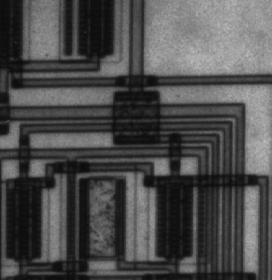
#> input picture Lab 5_Edge_Detection_STD/circuit.tif, 272 x 280 px
$ jupyter execute Lab_Edge_Detection_STD.ipynb   (shell and % lines are left out)
#> lines starting #> are read from the running program, lines starting #| are printed output that depends on the picture; after the words box and inside, x2 and y2 are one past the last pixel; in counts of white or black regions, pixels touching at a corner belong together
### Lab 5_Edge_Detection_STD/commonfunctions.py


import skimage.io as io
import matplotlib.pyplot as plt
import numpy as np
from skimage.exposure import histogram
from matplotlib.pyplot import bar
from skimage.color import rgb2gray,rgb2hsv

# Convolution:
from scipy.signal import convolve2d
from scipy import fftpack
import math

from skimage.util import random_noise
from skimage.filters import median , gaussian
from skimage.feature import canny


# Edges
from skimage.filters import sobel_h, sobel, sobel_v,roberts, prewitt

# Show the figures / plots inside the notebook
def show_images(images,titles=None):
    #This function is used to show image(s) with titles by sending an array of images and an array of associated titles.
    # images[0] will be drawn with the title titles[0] if exists
    # You aren't required to understand this function, use it as-is.
    n_ims = len(images)
    if titles is None: titles = ['(%d)' % i for i in range(1,n_ims + 1)]
    fig = plt.figure()
    n = 1
    for image,title in zip(images,titles):
        a = fig.add_subplot(1,n_ims,n)
        if image.ndim == 2:
            plt.gray()
        plt.imshow(image)
        a.set_title(title)
        n += 1
    fig.set_size_inches(np.array(fig.get_size_inches()) * n_ims)
    plt.show()


# [6 lines left out: function showHist, not called in this run]

### Lab 5_Edge_Detection_STD/Lab_Edge_Detection_STD.ipynb
# Lab 4 - part2
### Edge Detection

https://github.com/scikit-image/scikit-image/blob/master/skimage/filters/edges.py

http://scikit-image.org/docs/0.11.x/auto_examples/plot_edge_filter.html

http://scikit-image.org/docs/dev/auto_examples/edges/plot_canny.html

[cell 1]
from commonfunctions import *

[cell 2]
'''
1. Built-in Sobel, Prewill, Roberts
2. Custom Sobel (V-H-Both)
3. Custom LoG

'''

[cell 3]
# 1. Built-in Sobel, Prewill, Roberts


img = io.imread('circuit.tif')
#> img is the input picture: shape (280, 272); min 12, max 191, mean 76.3
img.shape
sobel_img = sobel(img)
sobel_h_img = sobel_h(img)
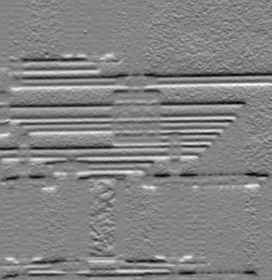
#> sobel_h_img: shape (280, 272) float64; min -0.287, max 0.268, mean -0.00183; drawn with min black and max white
sobel_v_img = sobel_v(img)
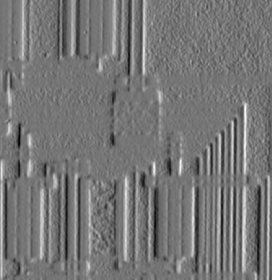
#> sobel_v_img: shape (280, 272) float64; min -0.272, max 0.318, mean 0.00226; drawn with min black and max white
prewitt_img = prewitt(img, )
roberts_img = roberts(img)
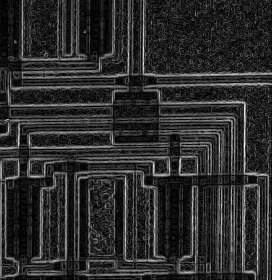
#> roberts_img: shape (280, 272) float64; min 0, max 0.208, mean 0.0363; drawn with min black and max white
canny_img = canny(img, sigma = 1.5)
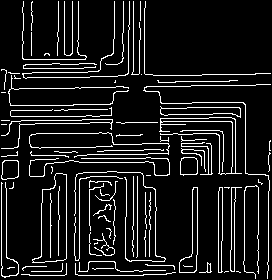
#> canny_img: shape (280, 272) bool; 10.3% white in thin lines or dots

show_images([img],['Original'])
#> in show_images, `n_ims = len(images)`: n_ims = 1
#> the loop in show_images, `for image,title in zip(images,titles):` made 1 pass
#> (title, n) on pass 1: ('Original', 2)
#> after the loop in show_images, `for image,title in zip(images,titles):`: n = 2
show_images([sobel_h_img,sobel_v_img,sobel_img],[ 'Sobel H','Sobel V','Sobel'])
#> the loop in show_images (call 2), `for image,title in zip(images,titles):` made 3 passes
#> title on passes 1 to 3: 'Sobel H', 'Sobel V', 'Sobel'
show_images([prewitt_img,roberts_img],[ 'Prewitt','Roberts'])
show_images([canny_img],[ 'Canny'])

[cell 4]
#  THE EXAPLE OBTAINED FROM THE FOLLOWING LINK:

import numpy as np
import matplotlib.pyplot as plt
from scipy import ndimage as ndi
from skimage.util import random_noise
from skimage import feature


# Generate noisy image of a square
image = np.zeros((128, 128), dtype=float)
image[32:-32, 32:-32] = 1

image = ndi.rotate(image, 15, mode='constant')
image = ndi.gaussian_filter(image, 4)
image = random_noise(image, mode='speckle', mean=0.1)

# Compute the Canny filter for two values of sigma
edges1 = feature.canny(image)
edges2 = feature.canny(image, sigma=3)

# display results
fig, ax = plt.subplots(nrows=1, ncols=3, figsize=(8, 3))

ax[0].imshow(image, cmap='gray')
ax[0].set_title('noisy image', fontsize=20)

ax[1].imshow(edges1, cmap='gray')
ax[1].set_title(r'Canny filter, $\sigma=1$', fontsize=20)

ax[2].imshow(edges2, cmap='gray')
ax[2].set_title(r'Canny filter, $\sigma=3$', fontsize=20)

for a in ax:
    a.axis('off')
#> this loop made 3 passes

fig.tight_layout()
plt.show()
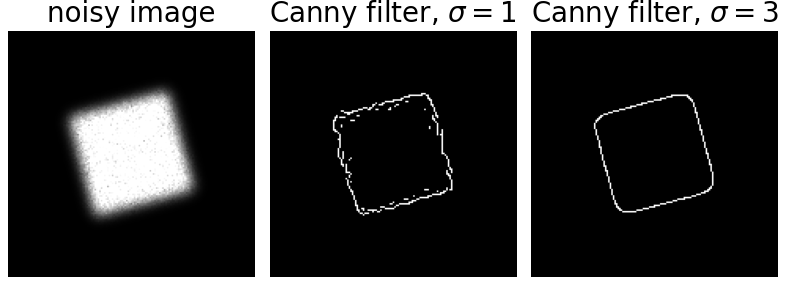
#> figure drawn by matplotlib, 3 panels

[cell 5]
# 2. Custom Sobel (V-H-Both)

img = io.imread('circuit.tif')
hy = np.array([
    [-1,0,1],
    [-2,0,2],
    [-1,0,1]
])

hx = np.array([
    [-1,-2,-1],
    [0, 0, 0],
    [1, 2, 1]
])

x_image = convolve2d(img, hx)
y_image = convolve2d(img, hy)
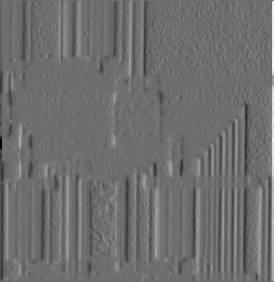
#> y_image: shape (282, 274) int64; min -523, max 681, mean 0; drawn with min black and max white
show_images([x_image,y_image],[ 'Sobel H','Sobel V'])


xy_image = np.sqrt(x_image**2 + y_image**2)
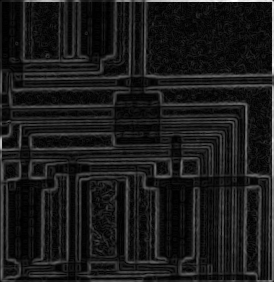
#> xy_image: shape (282, 274) float64; min 0, max 681, mean 71.1; drawn with min black and max white


#  Tresholding
xy_image_t = xy_image.copy()
xy_image_t[xy_image_t < 10] = 0
#> xy_image_t: shape (282, 274) float64; 6.23% of pixels changed, all inside (x1, y1, x2, y2) = (2, 2, 272, 280)
show_images([xy_image, xy_image_t],['Sobel Both before Tresholding' ,'Sobel Both after Tresholding'])

[cell 6]
# 3. Custom LoG
thres= 10
sigma = .6
from skimage.util import img_as_ubyte
img = (io.imread('circuit.tif'))
gaus_img = img_as_ubyte(gaussian(img, sigma=sigma,))

print(np.max(gaus_img))
#| 185
# show_images([img, gaus_img],['Original','gaussian'])

# F1={ -1,-1,-1       f2 ={ 0,1,0,
#      -1,8,-1              1,-4,1
#      -1,-1,-1 }           0,1,0  }

f1 = np.array([ [-1,-1,-1],
                [-1,8,-1 ],
                [-1,-1,-1]])

f2 = np.array([ [0,1,0],
                [1,-4,1],
                [0,1,0]])

img_LoG_1 = convolve2d(gaus_img, f1)
img_LoG_2 = convolve2d(gaus_img, f2)
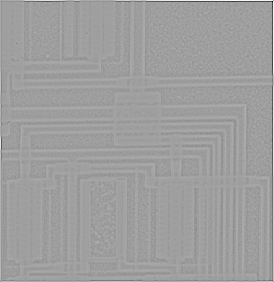
#> img_LoG_2: shape (282, 274) int64; min -283, max 171, mean 0; drawn with min black and max white

# print(img_f1)
# tresholding
# show_images([img_f1,img_f2],['f1','f2'])
def get_laplacian(img):
    # convert to a  sign array
    # lap = np.sign(img)
    lap =img.copy() # np.sign(img)
    # print(lap)
    # pad with zeros
    lap = np.pad(lap, ((0, 1), (0, 1)))
    diff_x = lap[:-1, :-1] - lap[:-1, 1:] > thres
    diff_y = lap[:-1, :-1] - lap[1:, :-1] > thres

    edges =  np.logical_or(diff_x, diff_y).astype(float)
    # edges = np.sqrt(diff_x**2 + diff_y**2)
    return edges


def ZeroCrossCalc(LoG):
    output = np.zeros(LoG.shape)
    w = output.shape[1]
#> w = 274
    h = output.shape[0]
#> h = 282
    for y in range(1, h - 1):
        for x in range(1, w - 1):
            patch = LoG[y-1:y+2, x-1:x+2]-0
            p = LoG[y, x]
            maxP = patch.max()
            minP = patch.min()
            zeroCross = False
            if ((p > 0 and minP < 0)  or (p < 0 and maxP > 0)):
                zeroCross = True

            if ((maxP - minP) > thres) and zeroCross:
                output[y, x] = 1
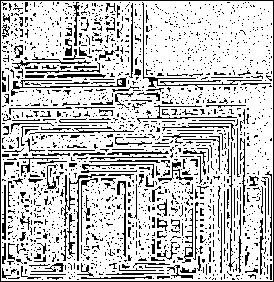
#> output: shape (282, 274) float64; values 0 (black) and 1 (white), 77.4% white; black in thin lines or dots

    return output


r1 = ZeroCrossCalc(img_LoG_1)
r2 = ZeroCrossCalc(img_LoG_2)
#> after the loop in ZeroCrossCalc (call 2), `for y in range(1, h - 1):`:
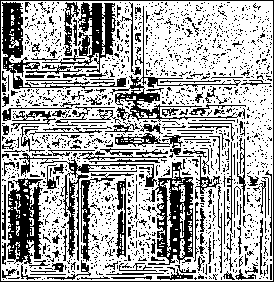
#> output: shape (282, 274) float64; values 0 (black) and 1 (white), 65.9% white; 1683 black regions (1526 under 20 px), largest, box (x1, y1, x2, y2) and area: (146, 162, 194, 265) 2175, (7, 178, 43, 264) 1919, (2, 2, 127, 89) 1630

show_images([r1,r2],['r1','r2'])
